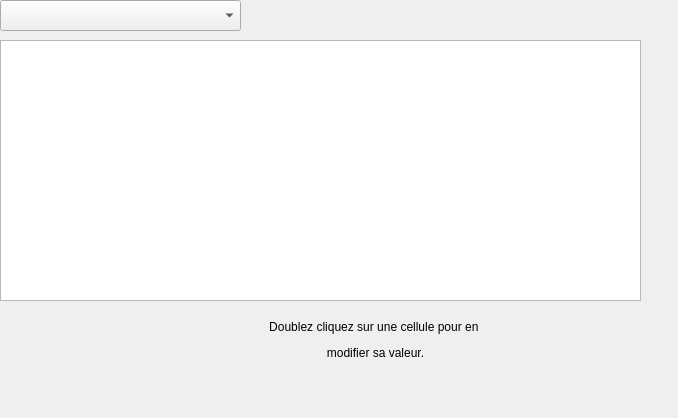
<?xml version="1.0" encoding="UTF-8"?>
<ui version="4.0">
 <class>gestion_uti</class>
 <widget class="QWidget" name="gestion_uti">
  <property name="geometry">
   <rect>
    <x>0</x>
    <y>0</y>
    <width>678</width>
    <height>418</height>
   </rect>
  </property>
  <property name="windowTitle">
   <string>Form</string>
  </property>
  <widget class="QLabel" name="label">
   <property name="geometry">
    <rect>
     <x>200</x>
     <y>320</y>
     <width>351</width>
     <height>41</height>
    </rect>
   </property>
   <property name="text">
    <string>&lt;html&gt;&lt;head/&gt;&lt;body&gt;&lt;p align=&quot;center&quot;&gt;Doublez cliquez sur une cellule pour en &lt;/p&gt;&lt;p align=&quot;center&quot;&gt;modifier sa valeur.&lt;/p&gt;&lt;/body&gt;&lt;/html&gt;</string>
   </property>
  </widget>
  <widget class="QComboBox" name="selectClub">
   <property name="geometry">
    <rect>
     <x>0</x>
     <y>0</y>
     <width>241</width>
     <height>31</height>
    </rect>
   </property>
  </widget>
  <widget class="QTableView" name="table_uti">
   <property name="geometry">
    <rect>
     <x>0</x>
     <y>40</y>
     <width>641</width>
     <height>261</height>
    </rect>
   </property>
  </widget>
 </widget>
 <resources/>
 <connections/>
</ui>
